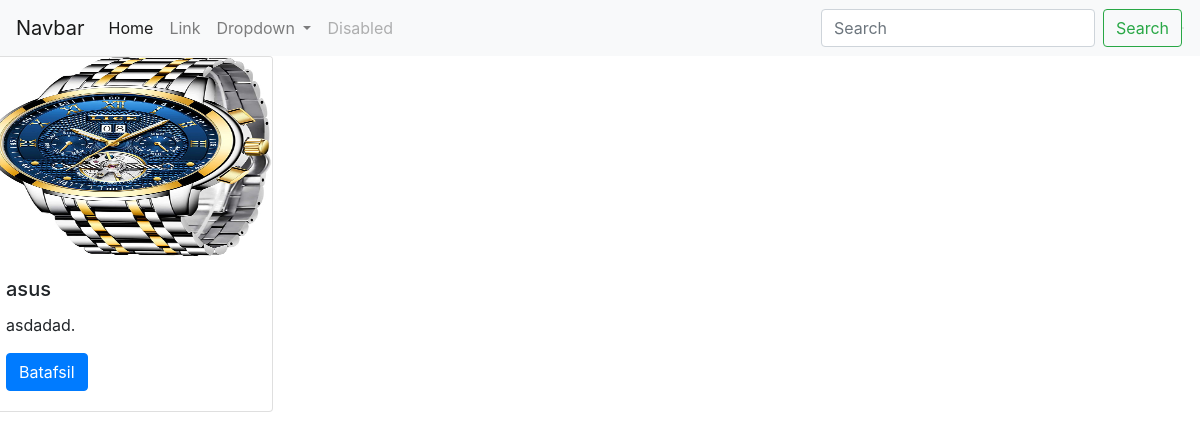
/offers, run on an earlier commit of the app's database.
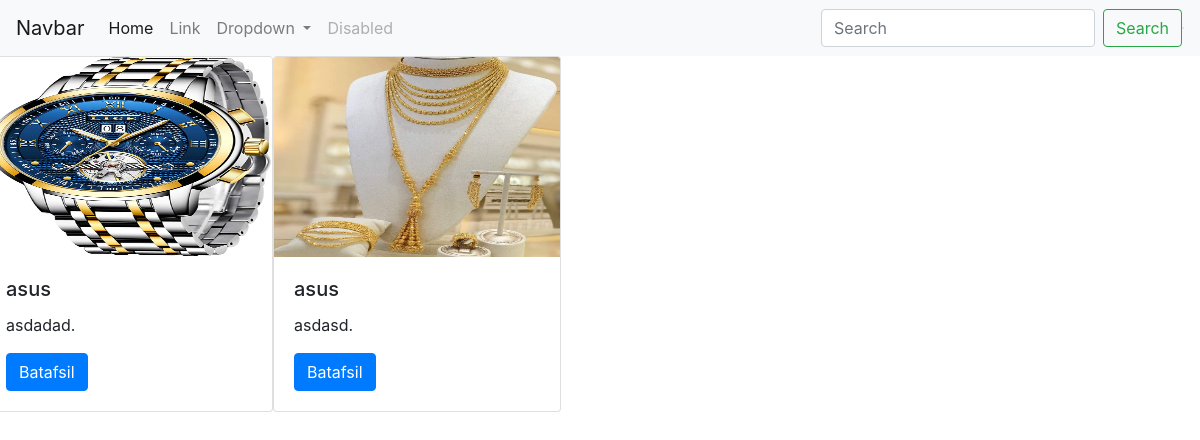
And on a later commit of the database.
### blog/models.py (models this page shows, shortened)
class Product(models.Model):
    category = models.ForeignKey(Category,on_delete=models.CASCADE,verbose_name='catalog',null=True)
    title = models.CharField(max_length=50)
    slug = models.SlugField(max_length=50)
    image = models.ImageField(upload_to='image',null=True)
    info = models.TextField('Qisqa malumot',blank=True)
    desc = models.TextField(blank=True)
    old_price = models.PositiveIntegerField(default=0)
    price = models.PositiveIntegerField(default=0)
    payment = models.PositiveIntegerField(default=0)
    add_date = models.DateField('Qoshilgan vaqt',auto_now_add=True)
    brand = models.ForeignKey(Brand,on_delete=models.PROTECT,null=True,blank=True)

### blog/views.py (the view)
# urls.py: path('offers',offers, name="offers"),
def offers(request):
    product = Product.objects.all()
    context = {"product":product}
    return render(request,'offers.html',context)

### template/offers.html (shortened to what this page needs)
    <!DOCTYPE html>
<html lang="en">
{% load static %}
<head>
        <link href="static/bootstrap/css/bootstrap.min.css" rel="stylesheet">
    <link rel="stylesheet" href="https://maxcdn.bootstrapcdn.com/bootstrap/4.0.0/css/bootstrap.min.css">
</head>
<body>
<nav class="navbar navbar-expand-lg navbar-light bg-light">
  <a class="navbar-brand" href="#">Navbar</a>
  <div class="collapse navbar-collapse" id="navbarSupportedContent">
    <ul class="navbar-nav mr-auto">
      <li class="nav-item active">
        <a class="nav-link" href="#">Home <span class="sr-only">(current)</span></a>
      </li>
      <li class="nav-item">
        <a class="nav-link" href="#">Link</a>
      </li>
      <li class="nav-item dropdown">
        <a class="nav-link dropdown-toggle" href="#" id="navbarDropdown" role="button" data-toggle="dropdown" aria-haspopup="true" aria-expanded="false">
          Dropdown
        </a>
      </li>
      <li class="nav-item">
        <a class="nav-link disabled" href="#">Disabled</a>
      </li>
    </ul>
    <form class="form-inline my-2 my-lg-0">
      <input onkeyup="SearchFunction(this.value)" class="form-control mr-sm-2" type="search" placeholder="Search" aria-label="Search">
      <button class="btn btn-outline-success my-2 my-sm-0" type="submit">Search</button>
    </form>
  </div>
  <div class="search_list" id="search">
    <div class="card" id="product-list"></div>
  </div>
</nav>
<div class="row">
{% for p in product %}
<div class="card" style="width: 18rem;">
  <img height="200" width="200" class="card-img-top" src="{{ p.image.url }}" alt="Card image cap">
  <div class="card-body">
    <h5 class="card-title">{{ p.title }}</h5>
    <p class="card-text">{{ p.desc }}.</p>
    <a href="#" class="btn btn-primary">Batafsil</a>
  </div>
</div>
{% endfor %}
</div>
</body>
</html>

What changed in the data, as far as the page shows it:
added Product: image (picture), title "asus", desc "asdasd"
